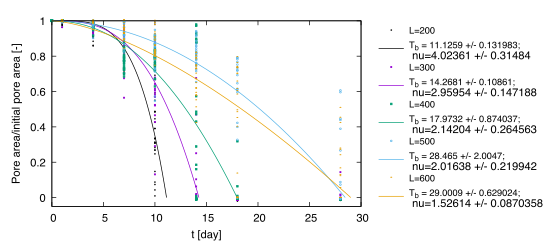

This chart was generated by the following gnuplot code:
my_font = "default"
# my_font = "Times New Roman"

my_font_size = my_font . ",10"
# my_font_size = "Times New Roman,10"

################# choose terminal #####################
# set term x11

set term pdfcairo enhanced size 5.5in,2.5in
set output "pore-area-vs-t-all.pdf"

# set term png enhanced
# set output "pore-area-vs-t-L200.png"
#######################################################

set size ratio 0.6
set xrange [0:30]
set yrange [-0.05:1]
set xlabel 't [day]'
set ylabel 'Pore area/initial pore area [-]'
set title ''

set dummy t
set fit errorvariables # errors of the fit are the fitted parameters appended with _err
# set fit prescale

B200(t) = 1-(t/tb200)**nu200
fit B200(t) 'pore-coverage-L200.dat' using 1:(1-0.01*$2) every ::0::4 via tb200,nu200

B300(t) = 1-(t/tb300)**nu300
fit B300(t) 'pore-coverage-L300.dat' using 1:(1-0.01*$2) every :::0::5 via tb300,nu300

B400(t) = 1-(t/tb400)**nu400
fit B400(t) 'pore-coverage-L400.dat' using 1:(1-0.01*$2) every :::0::5 via tb400,nu400

B500(t) = 1-(t/tb500)**nu500
fit B500(t) 'pore-coverage-L500.dat' using 1:(1-0.01*$2) every :::0::5 via tb500,nu500

B600(t) = 1-(t/tb600)**nu600
fit B600(t) 'pore-coverage-L600.dat' using 1:(1-0.01*$2) every :::0::6 via tb600,nu600

N = 1000

set samples N

# set title 'Fits: T_b(L) = t_0 + m L'
set key outside Left reverse spacing 2 font my_font_size
plot 'pore-coverage-L200.dat' using 1:(1-0.01*$2) with points title 'L=200' lc 0 pi 1 ps 0.2,\
	 [0:tb200] B200(t) with lines title sprintf("T_b = %g +/- %g;\n nu=%g +/- %g", tb200, tb200_err, nu200, nu200_err) lc 0,\
'pore-coverage-L300.dat' using 1:(1-0.01*$2) with points title 'L=300' lc 1 pi 1 ps 0.2,\
	 [0:tb300] B300(t) with lines title sprintf("T_b = %g +/- %g;\n nu=%g +/- %g", tb300, tb300_err, nu300, nu300_err) lc 1,\
'pore-coverage-L400.dat' using 1:(1-0.01*$2) with points title 'L=400' lc 2 pi 1 ps 0.2,\
	 [0:tb400] B400(t) with lines title sprintf("T_b = %g +/- %g;\n nu=%g +/- %g", tb400, tb400_err, nu400, nu400_err) lc 2,\
'pore-coverage-L500.dat' using 1:(1-0.01*$2) with points title 'L=500' lc 3 pt 6 pi 1 ps 0.2,\
	 [0:tb500] B500(t) with lines title sprintf("T_b = %g +/- %g;\n nu=%g +/- %g", tb500, tb500_err, nu500, nu500_err) lc 3,\
'pore-coverage-L600.dat' using 1:(1-0.01*$2) with points title 'L=600' lc 4 pi 1 ps 0.2,\
	 [0:tb600] B600(t) with lines title sprintf("T_b = %g +/- %g;\n nu=%g +/- %g", tb600, tb600_err, nu600, nu600_err) lc 4						 

unset output
